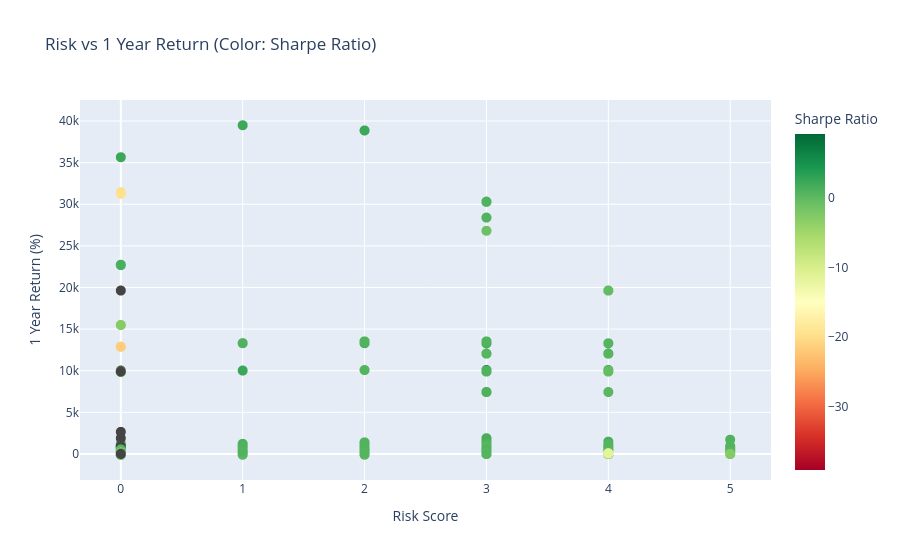
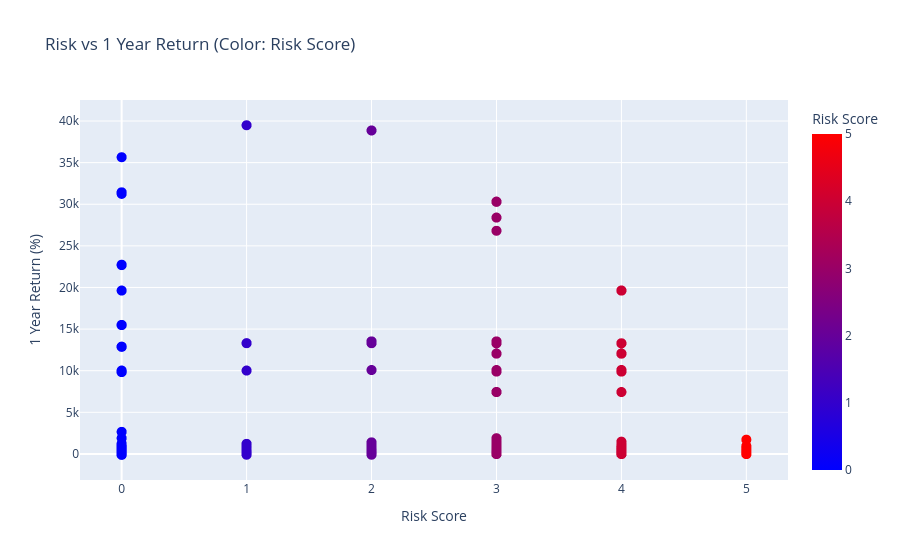

Source (notebook cell) for these figures, in order:
### Code cell
# 2. Risk Metrics Analysis

# Convert columns to numeric if needed
risk_cols = ['r2', 'stddev', 'risk']
for col in risk_cols:
    if col in df.columns:
        df[col] = pd.to_numeric(df[col].replace('–', np.nan), errors='coerce')

        
fig = px.scatter(
        df,
        x='risk',
        y='1y_return',
        color='sharpe',  # Color by Sharpe ratio
        hover_data=['name', 'scheme_type', 'risk'],
        title='Risk vs 1 Year Return (Color: Sharpe Ratio)',
        labels={
                'risk': 'Risk Score',
                '1y_return': '1 Year Return (%)',
                'sharpe': 'Sharpe Ratio'
        },
        color_continuous_scale='RdYlGn'
)
fig.update_traces(marker=dict(size=10))
fig.show()

# Plot: Risk vs 1 Year Return, color by Risk
fig2 = px.scatter(
        df,
        x='risk',
        y='1y_return',
        color='risk',  # Color by Risk
        hover_data=['name', 'scheme_type', 'risk'],
        title='Risk vs 1 Year Return (Color: Risk Score)',
        labels={
                'risk': 'Risk Score',
                '1y_return': '1 Year Return (%)'
        },
        color_continuous_scale='Bluered'
)
fig2.update_traces(marker=dict(size=10))
fig2.show()

# Display summary statistics
# print("\nRisk Metrics Summary:")
# display(risk_metrics_df.describe().round(4))

# Find funds with best risk-adjusted metrics
print("\nFunds with Highest R² (Strong Benchmark Correlation):")
display(df[['name', 'r2', 'risk', 'stddev', 'scheme_type']]
        .nlargest(5, 'r2'))

print("\nFunds with Lowest Standard Deviation (Most Stable):")
display(df[['name', 'stddev', 'risk', 'r2', 'scheme_type']]
        .nsmallest(5, 'stddev'))

### Figure 1 — Plotly figure (JSON) as saved in the notebook; plotly's stock layout.template omitted (floating-point values rounded to 4 significant figures; data arrays with more than 128 entries replaced by an {"elided": "..."} marker saying what was removed)
{"data": [{"customdata": {"elided": "4572x2 str values"}, "hovertemplate": "Risk Score=%{x}<br>1 Year Return (%)=%{y}<br>name=%{customdata[0]}<br>scheme_type=%{customdata[1]}<br>Sharpe Ratio=%{marker.color}<extra></extra>", "legendgroup": "", "marker": {"color": {"elided": "4572 float values"}, "coloraxis": "coloraxis", "size": 10, "symbol": "circle"}, "mode": "markers", "name": "", "showlegend": false, "type": "scattergl", "x": {"elided": "4572 int values"}, "xaxis": "x", "y": {"elided": "4572 float values"}, "yaxis": "y"}], "layout": {"coloraxis": {"colorbar": {"title": {"text": "Sharpe Ratio"}}, "colorscale": [[0, "rgb(165,0,38)"], [0.1, "rgb(215,48,39)"], [0.2, "rgb(244,109,67)"], [0.3, "rgb(253,174,97)"], [0.4, "rgb(254,224,139)"], [0.5, "rgb(255,255,191)"], [0.6, "rgb(217,239,139)"], [0.7, "rgb(166,217,106)"], [0.8, "rgb(102,189,99)"], [0.9, "rgb(26,152,80)"], [1, "rgb(0,104,55)"]]}, "legend": {"tracegroupgap": 0}, "title": {"text": "Risk vs 1 Year Return (Color: Sharpe Ratio)"}, "xaxis": {"anchor": "y", "domain": [0, 1], "title": {"text": "Risk Score"}}, "yaxis": {"anchor": "x", "domain": [0, 1], "title": {"text": "1 Year Return (%)"}}}}

### Figure 2 — Plotly figure (JSON) as saved in the notebook; plotly's stock layout.template omitted (floating-point values rounded to 4 significant figures; data arrays with more than 128 entries replaced by an {"elided": "..."} marker saying what was removed)
{"data": [{"customdata": {"elided": "4572x2 str values"}, "hovertemplate": "Risk Score=%{marker.color}<br>1 Year Return (%)=%{y}<br>name=%{customdata[0]}<br>scheme_type=%{customdata[1]}<extra></extra>", "legendgroup": "", "marker": {"color": {"elided": "4572 int values"}, "coloraxis": "coloraxis", "size": 10, "symbol": "circle"}, "mode": "markers", "name": "", "showlegend": false, "type": "scattergl", "x": {"elided": "4572 int values"}, "xaxis": "x", "y": {"elided": "4572 float values"}, "yaxis": "y"}], "layout": {"coloraxis": {"colorbar": {"title": {"text": "Risk Score"}}, "colorscale": [[0, "rgb(0,0,255)"], [1, "rgb(255,0,0)"]]}, "legend": {"tracegroupgap": 0}, "title": {"text": "Risk vs 1 Year Return (Color: Risk Score)"}, "xaxis": {"anchor": "y", "domain": [0, 1], "title": {"text": "Risk Score"}}, "yaxis": {"anchor": "x", "domain": [0, 1], "title": {"text": "1 Year Return (%)"}}}}
